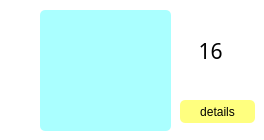
          <widget class="QFrame" name="frame_86">
           <property name="styleSheet">
            <string notr="true">background-color: rgb(255, 255, 255);
border-radius: 5px;</string>
           </property>
           <property name="frameShape">
            <enum>QFrame::StyledPanel</enum>
           </property>
           <property name="frameShadow">
            <enum>QFrame::Raised</enum>
           </property>
           <widget class="QPushButton" name="pushButton_3">
            <property name="geometry">
             <rect>
              <x>180</x>
              <y>100</y>
              <width>75</width>
              <height>23</height>
             </rect>
            </property>
            <property name="styleSheet">
             <string notr="true">background-color: rgb(255, 255, 127);</string>
            </property>
            <property name="text">
             <string>details</string>
            </property>
           </widget>
           <widget class="QLabel" name="label_3">
            <property name="geometry">
             <rect>
              <x>180</x>
              <y>30</y>
              <width>61</width>
              <height>41</height>
             </rect>
            </property>
            <property name="font">
             <font>
              <family>AcadEref</family>
              <pointsize>16</pointsize>
             </font>
            </property>
            <property name="layoutDirection">
             <enum>Qt::LeftToRight</enum>
            </property>
            <property name="text">
             <string>16</string>
            </property>
            <property name="alignment">
             <set>Qt::AlignCenter</set>
            </property>
           </widget>
           <widget class="QFrame" name="frame_3">
            <property name="geometry">
             <rect>
              <x>40</x>
              <y>10</y>
              <width>131</width>
              <height>121</height>
             </rect>
            </property>
            <property name="styleSheet">
             <string notr="true">background-color: rgb(170, 255, 255);</string>
            </property>
            <property name="frameShape">
             <enum>QFrame::StyledPanel</enum>
            </property>
            <property name="frameShadow">
             <enum>QFrame::Raised</enum>
            </property>
           </widget>
          </widget>
